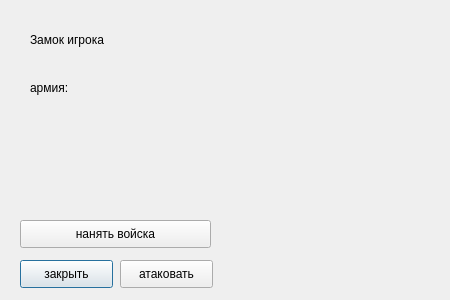
<?xml version="1.0" encoding="UTF-8"?>
<ui version="4.0">
 <class>Dialog</class>
 <widget class="QDialog" name="Dialog">
  <property name="geometry">
   <rect>
    <x>0</x>
    <y>0</y>
    <width>450</width>
    <height>300</height>
   </rect>
  </property>
  <property name="windowTitle">
   <string>Dialog</string>
  </property>
  <widget class="QLabel" name="label">
   <property name="geometry">
    <rect>
     <x>30</x>
     <y>30</y>
     <width>81</width>
     <height>20</height>
    </rect>
   </property>
   <property name="text">
    <string>Замок игрока</string>
   </property>
  </widget>
  <widget class="QPushButton" name="pushButton">
   <property name="geometry">
    <rect>
     <x>20</x>
     <y>260</y>
     <width>93</width>
     <height>28</height>
    </rect>
   </property>
   <property name="text">
    <string>закрыть</string>
   </property>
  </widget>
  <widget class="QLabel" name="label_2">
   <property name="geometry">
    <rect>
     <x>30</x>
     <y>80</y>
     <width>55</width>
     <height>16</height>
    </rect>
   </property>
   <property name="text">
    <string>армия:</string>
   </property>
  </widget>
  <widget class="QPushButton" name="pushButton_2">
   <property name="geometry">
    <rect>
     <x>120</x>
     <y>260</y>
     <width>93</width>
     <height>28</height>
    </rect>
   </property>
   <property name="text">
    <string>атаковать</string>
   </property>
  </widget>
  <widget class="QPushButton" name="pushButton_3">
   <property name="geometry">
    <rect>
     <x>20</x>
     <y>220</y>
     <width>191</width>
     <height>28</height>
    </rect>
   </property>
   <property name="text">
    <string>нанять войска</string>
   </property>
  </widget>
  <widget class="QLabel" name="label_3">
   <property name="geometry">
    <rect>
     <x>230</x>
     <y>20</y>
     <width>201</width>
     <height>261</height>
    </rect>
   </property>
   <property name="text">
    <string/>
   </property>
  </widget>
 </widget>
 <resources/>
 <connections/>
</ui>
